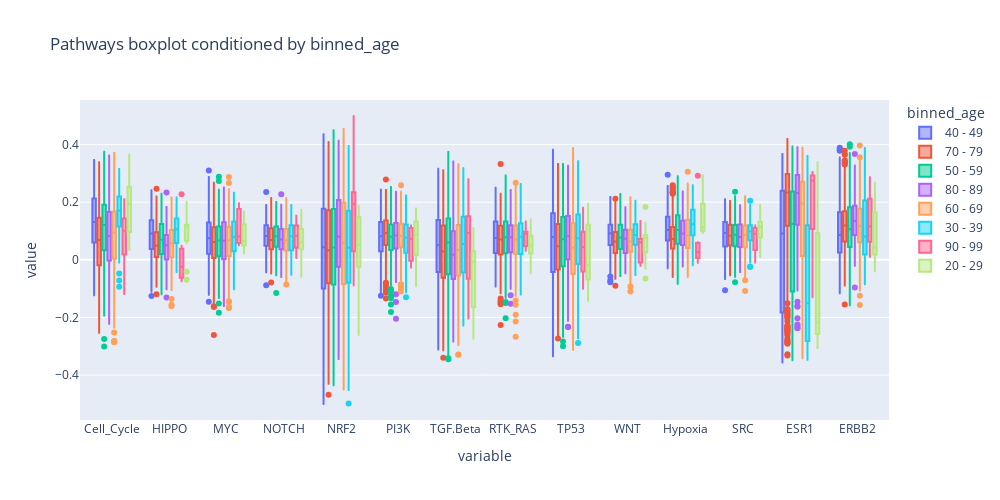

This figure's notebook cell:
### Code cell
cond_range_boxplot("binned_age")

### Figure 1 — Plotly figure (JSON) as saved in the notebook; plotly's stock layout.template omitted (floating-point values rounded to 4 significant figures; data arrays with more than 128 entries replaced by an {"elided": "..."} marker saying what was removed)
{"data": [{"alignmentgroup": "True", "hovertemplate": "binned_age=40 - 49<br>variable=%{x}<br>value=%{y}<extra></extra>", "legendgroup": "40 - 49", "marker": {"color": "#636efa"}, "name": "40 - 49", "notched": false, "offsetgroup": "40 - 49", "orientation": "v", "showlegend": true, "type": "box", "x": {"elided": "3290 str values"}, "x0": " ", "xaxis": "x", "y": {"elided": "3290 float values"}, "y0": " ", "yaxis": "y"}, {"alignmentgroup": "True", "hovertemplate": "binned_age=70 - 79<br>variable=%{x}<br>value=%{y}<extra></extra>", "legendgroup": "70 - 79", "marker": {"color": "#EF553B"}, "name": "70 - 79", "notched": false, "offsetgroup": "70 - 79", "orientation": "v", "showlegend": true, "type": "box", "x": {"elided": "5642 str values"}, "x0": " ", "xaxis": "x", "y": {"elided": "5642 float values"}, "y0": " ", "yaxis": "y"}, {"alignmentgroup": "True", "hovertemplate": "binned_age=50 - 59<br>variable=%{x}<br>value=%{y}<extra></extra>", "legendgroup": "50 - 59", "marker": {"color": "#00cc96"}, "name": "50 - 59", "notched": false, "offsetgroup": "50 - 59", "orientation": "v", "showlegend": true, "type": "box", "x": {"elided": "5670 str values"}, "x0": " ", "xaxis": "x", "y": {"elided": "5670 float values"}, "y0": " ", "yaxis": "y"}, {"alignmentgroup": "True", "hovertemplate": "binned_age=80 - 89<br>variable=%{x}<br>value=%{y}<extra></extra>", "legendgroup": "80 - 89", "marker": {"color": "#ab63fa"}, "name": "80 - 89", "notched": false, "offsetgroup": "80 - 89", "orientation": "v", "showlegend": true, "type": "box", "x": {"elided": "1638 str values"}, "x0": " ", "xaxis": "x", "y": {"elided": "1638 float values"}, "y0": " ", "yaxis": "y"}, {"alignmentgroup": "True", "hovertemplate": "binned_age=60 - 69<br>variable=%{x}<br>value=%{y}<extra></extra>", "legendgroup": "60 - 69", "marker": {"color": "#FFA15A"}, "name": "60 - 69", "notched": false, "offsetgroup": "60 - 69", "orientation": "v", "showlegend": true, "type": "box", "x": {"elided": "6818 str values"}, "x0": " ", "xaxis": "x", "y": {"elided": "6818 float values"}, "y0": " ", "yaxis": "y"}, {"alignmentgroup": "True", "hovertemplate": "binned_age=30 - 39<br>variable=%{x}<br>value=%{y}<extra></extra>", "legendgroup": "30 - 39", "marker": {"color": "#19d3f3"}, "name": "30 - 39", "notched": false, "offsetgroup": "30 - 39", "orientation": "v", "showlegend": true, "type": "box", "x": {"elided": "1232 str values"}, "x0": " ", "xaxis": "x", "y": {"elided": "1232 float values"}, "y0": " ", "yaxis": "y"}, {"alignmentgroup": "True", "hovertemplate": "binned_age=90 - 99<br>variable=%{x}<br>value=%{y}<extra></extra>", "legendgroup": "90 - 99", "marker": {"color": "#FF6692"}, "name": "90 - 99", "notched": false, "offsetgroup": "90 - 99", "orientation": "v", "showlegend": true, "type": "box", "x": ["Cell_Cycle", "Cell_Cycle", "Cell_Cycle", "Cell_Cycle", "Cell_Cycle", "Cell_Cycle", "Cell_Cycle", "HIPPO", "HIPPO", "HIPPO", "HIPPO", "HIPPO", "HIPPO", "HIPPO", "MYC", "MYC", "MYC", "MYC", "MYC", "MYC", "MYC", "NOTCH", "NOTCH", "NOTCH", "NOTCH", "NOTCH", "NOTCH", "NOTCH", "NRF2", "NRF2", "NRF2", "NRF2", "NRF2", "NRF2", "NRF2", "PI3K", "PI3K", "PI3K", "PI3K", "PI3K", "PI3K", "PI3K", "TGF.Beta", "TGF.Beta", "TGF.Beta", "TGF.Beta", "TGF.Beta", "TGF.Beta", "TGF.Beta", "RTK_RAS", "RTK_RAS", "RTK_RAS", "RTK_RAS", "RTK_RAS", "RTK_RAS", "RTK_RAS", "TP53", "TP53", "TP53", "TP53", "TP53", "TP53", "TP53", "WNT", "WNT", "WNT", "WNT", "WNT", "WNT", "WNT", "Hypoxia", "Hypoxia", "Hypoxia", "Hypoxia", "Hypoxia", "Hypoxia", "Hypoxia", "SRC", "SRC", "SRC", "SRC", "SRC", "SRC", "SRC", "ESR1", "ESR1", "ESR1", "ESR1", "ESR1", "ESR1", "ESR1", "ERBB2", "ERBB2", "ERBB2", "ERBB2", "ERBB2", "ERBB2", "ERBB2"], "x0": " ", "xaxis": "x", "y": [0.1515, 0.1182, 0.1009, 0.2102, 0.03467, 0.01321, -0.119, -0.06561, -0.05277, -0.07405, 0.228, 0.005229, -0.02392, 0.04904, 0.1452, 0.05044, 0.05571, 0.1965, 0.187, 0.08126, 0.06677, 0.03366, 0.005937, 0.09796, 0.1526, 0.126, 0.06801, 0.08328, 0.2327, 2.255e-05, 0.2354, 0.1203, 0.4994, -0.08856, 0.1934, 0.113, -0.02663, -0.01914, 0.07281, 0.1018, 0.04295, 0.1191, 0.09354, -0.07059, -0.2035, 0.1407, 0.2797, 0.1545, -0.05281, 0.1004, 0.09011, 0.08968, 0.03402, 0.1332, 0.03164, 0.08871, -0.01905, -0.1009, 0.06656, 0.04382, 0.1811, -0.04812, 0.1082, -0.01933, 0.06133, -0.02024, 0.1346, 0.07509, 0.06486, 0.02231, -0.01019, 0.06082, 0.05042, 0.2915, 0.02716, 0.002485, 0.01632, 0.09387, -0.009514, 0.03266, 0.1164, 0.1192, 0.09079, 0.03921, 0.2751, 0.2331, 0.291, -0.1302, 0.3049, 0.06516, 0.2936, 0.01082, 0.1, 0.1168, 0.2148, 0.05001, 0.2867, 0.2031], "y0": " ", "yaxis": "y"}, {"alignmentgroup": "True", "hovertemplate": "binned_age=20 - 29<br>variable=%{x}<br>value=%{y}<extra></extra>", "legendgroup": "20 - 29", "marker": {"color": "#B6E880"}, "name": "20 - 29", "notched": false, "offsetgroup": "20 - 29", "orientation": "v", "showlegend": true, "type": "box", "x": {"elided": "154 str values"}, "x0": " ", "xaxis": "x", "y": {"elided": "154 float values"}, "y0": " ", "yaxis": "y"}], "layout": {"boxmode": "group", "height": 500, "legend": {"title": {"text": "binned_age"}, "tracegroupgap": 0}, "title": {"text": "Pathways boxplot conditioned by binned_age"}, "width": 1000, "xaxis": {"anchor": "y", "domain": [0, 1], "title": {"text": "variable"}}, "yaxis": {"anchor": "x", "domain": [0, 1], "title": {"text": "value"}}}}
